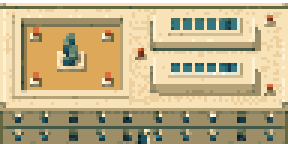
#> input picture assets/pixel-city-pack/reference/ai-authored/compact-art-gallery-v1/normalized/stage-5.png, 96 x 48 px, found by its file name (shown 3 times larger)
$ python normalize-compact-trees.py
#> lines starting #> are read from the running program, lines starting #| are printed output that depends on the picture
#!/usr/bin/env python3
"""Mechanical draft normalization; never paints or reshapes authored foliage."""
import hashlib
import json
from pathlib import Path

from PIL import Image
from reviewed_png import save_reviewed_png

ROOT = Path(__file__).resolve().parents[1]
FAMILY = ROOT / 'assets/pixel-city-pack/reference/ai-authored/compact-trees-v7'


def pixel_data(image):
    return image.get_flattened_data() if hasattr(image, 'get_flattened_data') else image.getdata()


def main():
    output = FAMILY / 'normalized'
    output.mkdir(parents=True, exist_ok=True)
    entries = {}
    review_path = FAMILY / 'visual-review.json'
    review = json.loads(review_path.read_text()) if review_path.exists() else {}
#> (reads assets/pixel-city-pack/reference/ai-authored/compact-courtyard-furniture-v1/visual-review.json from the repository)
    sources = sorted((FAMILY / 'sources').glob('tree-*.png'))
    sheet = Image.new('RGBA', (max(1, len(sources)) * 24, 64), '#81975b')
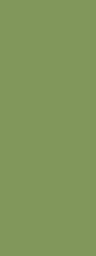
#> sheet: PIL image 24x64 RGBA (shown 4 times larger); mean R, G, B, A 129, 151, 91, 255
    for index, source in enumerate(sources):
        image = Image.open(source).convert('RGBA')
        image.putdata([(0, 0, 0, 0) if min(r, b) > 90 and g < min(r, b) * .75 else (r, g, b, a)
                       for r, g, b, a in pixel_data(image)])
        bounds = image.getchannel('A').getbbox()
        if not bounds:
            raise ValueError(f'Empty tree: {source}')
        crop = image.crop(bounds)
        max_width, max_height = (8, 9) if source.stem == 'tree-deadwood' else (12, 14)
        scale = min(max_width / crop.width, max_height / crop.height)
        size = (round(crop.width * scale), round(crop.height * scale))
        crop = crop.resize(size, Image.Resampling.NEAREST)
        alpha = crop.getchannel('A').point(lambda a: 255 if a >= 128 else 0)
        crop = crop.convert('RGB').quantize(colors=11, dither=Image.Dither.NONE).convert('RGBA')
        crop.putalpha(alpha)
        canvas = Image.new('RGBA', (16, 16))
        canvas.alpha_composite(crop, ((16 - size[0]) // 2, 16 - size[1]))
        canvas.putdata([p if p[3] else (0, 0, 0, 0) for p in pixel_data(canvas)])
        target = output / source.name
        source_sha = hashlib.sha256(source.read_bytes()).hexdigest()
        runtime_sha = save_reviewed_png(canvas, target, source_sha, review.get('trees', {}).get(source.stem))
        mask = [[x, y] for y in range(16) for x in range(16) if canvas.getpixel((x, y))[3]]
        if any(x < 4 or x > 11 for x, y in mask if y >= 14):
            raise ValueError(f'Ground contact escapes planting cell: {source.stem}')
        entries[source.stem] = {'sourceSha256': source_sha,
            'runtimeSha256': runtime_sha,
            'sourceFrame': bounds, 'size': [16, 16], 'anchorPx': [8, 16],
            'occupiedBoundsPx': canvas.getchannel('A').getbbox(), 'alphaMask': mask,
            'paletteColors': len(set(pixel_data(canvas)))}
        sheet.alpha_composite(canvas, (index * 24 + 4, 8))
    # Scale comparison uses real reviewed low-rise assets, not a drawing proxy.
    for i, family in enumerate(('compact-row-v1', 'compact-wide-v1')):
        home = Image.open(FAMILY.parent / family / 'normalized/stage-5.png').convert('RGBA')
#> home is the input picture: PIL image 96x48 RGBA; mean R, G, B, A 187.7, 170.9, 130.7, 249.7
        if sheet.width >= (i + 1) * 56:
            sheet.alpha_composite(home, (i * 56, 64 - home.height))
    sheet.save(FAMILY / 'scale-preview.png')
    sheet.resize((sheet.width * 6, sheet.height * 6), Image.Resampling.NEAREST).save(FAMILY / 'scale-preview-6x.png')
    (FAMILY / 'report.json').write_text(json.dumps({'profile': 'TASKTOPIA_V7_TREE_COMPACT_45_GRID',
        'normalization': 'Common per-tree uniform crop; nearest-neighbour, hard alpha, palette quantization only.',
        'trees': entries}, indent=2) + '\n')
    print(json.dumps({key: {k: v for k, v in value.items() if k != 'alphaMask'} for key, value in entries.items()}))


if __name__ == '__main__':
    main()
